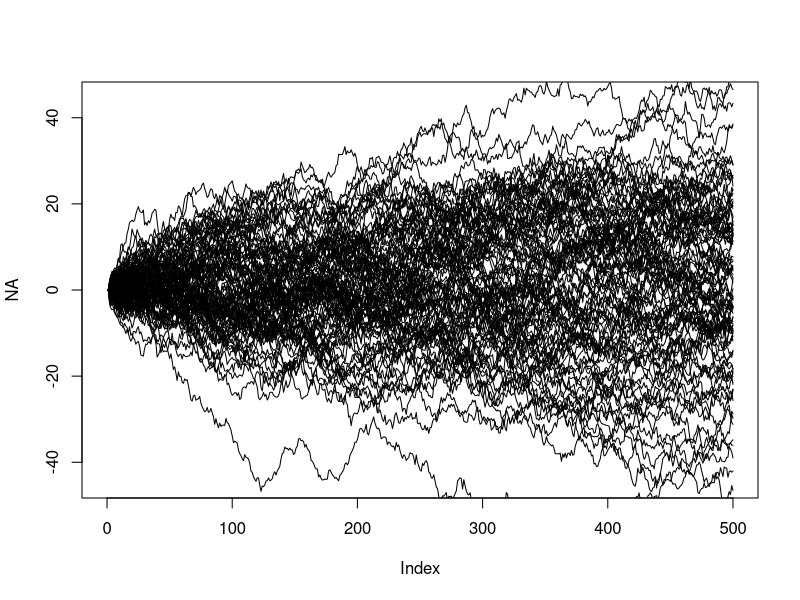
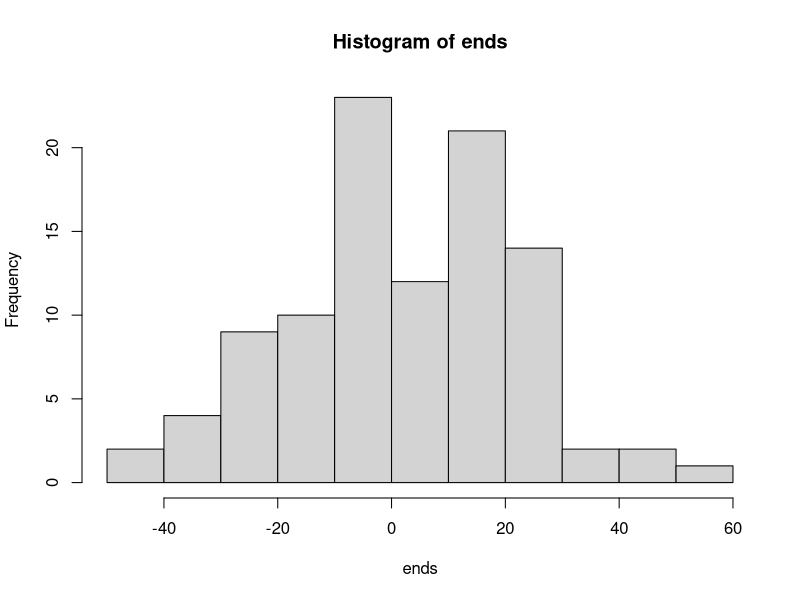
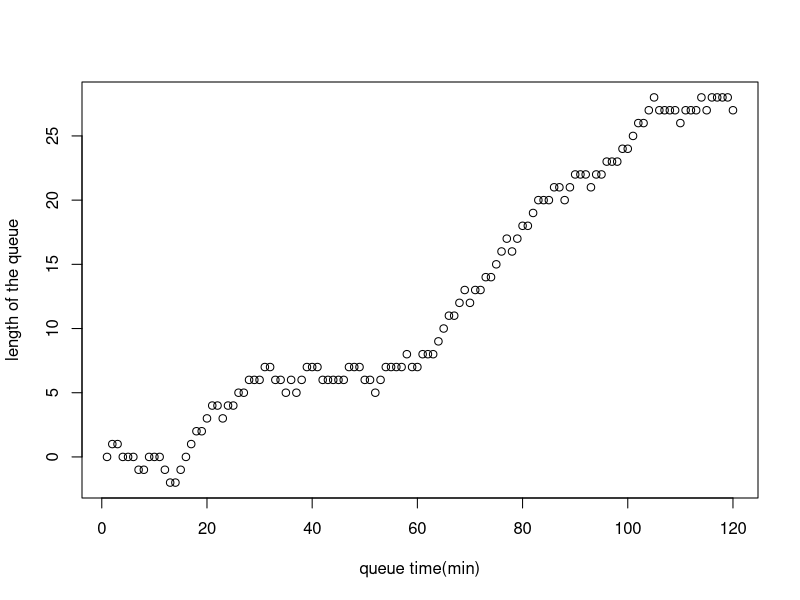

These charts were generated, in order, by the following R code:
#Exercise: Random walk
randomWalk = function(N, tmax) {
  x = rep(0,tmax)
  #get an empty plot to start with
  plot(NA, type='n', xlim=c(0,tmax), ylim=c(-2*sqrt(tmax), 2*sqrt(tmax)))
  ends = rep(0, N) #record the endpoints
  for (iter in 1:N) {
    for (i in 1:(tmax-1)) {
      x[i+1] = x[i] + rnorm(1)
    }
    ends[iter] = x[tmax]
    #ploting the random walks
    lines(1:tmax, x, col='black')
  }
  #plot the endpoint of all random walks as a histogram
  hist(ends)
}

randomWalk(100, 500) #the tmax will affect the mean of the endpoint

#Exercise: A queue
runQ = function(Pin, Pout, T_queue) {
  #create the in and out vectors
  in_vec = c(0, 1)
  out_vec = c(-1, 0)
  #create an empty queue
  queue_len = rep(0, T_queue)
  for (t in 1:(T_queue-1)) {
    #sampling with probability
    q_num = sample(in_vec, 1, prob = c(1-Pin, Pin)) + sample(out_vec, 1, prob = c(Pout, 1-Pout))
    queue_len[t+1] = queue_len[t] + q_num
  }
  #plot the length of the queue over time
  plot(1:T_queue, queue_len, type = 'b',
       xlab = 'queue time(min)',
       ylab = 'length of the queue')
}

runQ(Pin=0.6, Pout=0.4, T_queue=120)

#Exercise: The Moran Process
runMoran = function(s, tmax) {
  #create the start population with only single copy of A
  pop = rep("B", s-1)
  pop[s] = "A"
  for (iter in 1:tmax) {
    num_vec = seq(1, s)
    i = sample(num_vec, 1)
    j = sample(num_vec[-i], 1)
    pop[i] = pop[j] #replace the individual with other copy
  }
  return(length(pop[pop=="A"])) #return the final number of A
}
runMoran(10, 20)

Pfixation = function(s, repeats) {
  n = 1 #to record the times for reaching the fixation
  repeat {
    fix_num = runMoran(s, repeats)
    if (fix_num == 6) {
      break
    }
    n = n+1
  }
  out_p = 1/n
  return(out_p)
}
Pfixation(10,100)

runMoran2 = function(s, tmax) {
  #create the start population with only single copy of A
  pop = rep("B", s-1)
  pop[s] = "A"
  num_vec = seq(1, s)
  weight_vec = c(rep(1,s-1), 1+s)
  #create a dataframe to contain all the information and their changes
  dat = data.frame(pop, weight_vec)
  for (iter in 1:tmax) {
    i = sample(num_vec, 1)
    j = sample(num_vec[-i], 1, prob = dat$weight_vec[-i])
    dat$pop[i] = dat$pop[j] #replace the individual with other copy
    dat$weight_vec[i] = dat$weight_vec[j]
  }
  return(length(dat$pop[dat$pop=="A"])) #return the final number of A
}
runMoran2(10,50)
